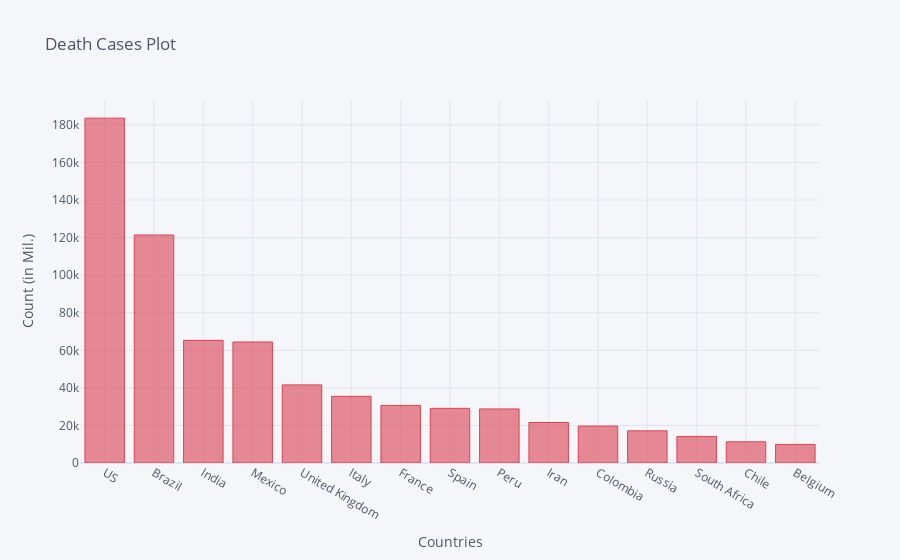

The notebook cell saved with this chart:
### Code cell
death_df2_plot.iplot(kind='bar', x='Country/Region', y='8/31/20',color='red',
                    title='Death Cases Plot',xTitle='Countries',yTitle='Count (in Mil.)')

### Figure 1 — Plotly figure (JSON) as saved in the notebook; plotly's stock layout.template omitted (floating-point values rounded to 4 significant figures)
{"data": [{"marker": {"color": "rgba(219, 64, 82, 0.6)", "line": {"color": "rgba(219, 64, 82, 1.0)", "width": 1}}, "name": "8/31/20", "orientation": "v", "text": "", "type": "bar", "x": ["US", "Brazil", "India", "Mexico", "United Kingdom", "Italy", "France", "Spain", "Peru", "Iran", "Colombia", "Russia", "South Africa", "Chile", "Belgium"], "y": [183597, 121381, 65288, 64414, 41589, 35483, 30640, 29094, 28788, 21571, 19662, 17128, 14149, 11289, 9895]}], "layout": {"legend": {"bgcolor": "#F5F6F9", "font": {"color": "#4D5663"}}, "paper_bgcolor": "#F5F6F9", "plot_bgcolor": "#F5F6F9", "title": {"font": {"color": "#4D5663"}, "text": "Death Cases Plot"}, "xaxis": {"gridcolor": "#E1E5ED", "showgrid": true, "tickfont": {"color": "#4D5663"}, "title": {"font": {"color": "#4D5663"}, "text": "Countries"}, "zerolinecolor": "#E1E5ED"}, "yaxis": {"gridcolor": "#E1E5ED", "showgrid": true, "tickfont": {"color": "#4D5663"}, "title": {"font": {"color": "#4D5663"}, "text": "Count (in Mil.)"}, "zerolinecolor": "#E1E5ED"}}}
